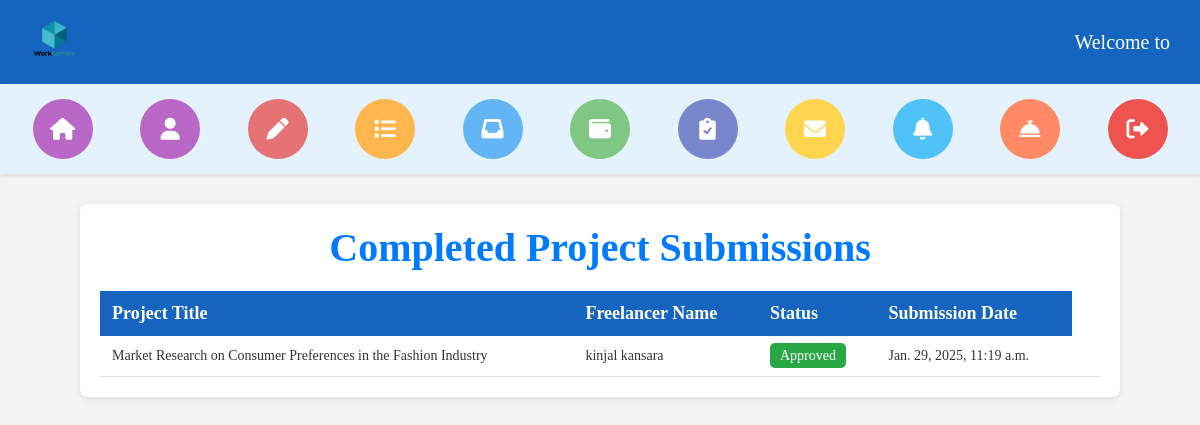
Screenshot of /client/client_submitted_project/ (signed in) with the database file from the repository.
### freelancer/models.py (models this page shows, shortened)
class FreelancerProposal(models.Model):
    DURATION_CHOICES = [
        ('1_day', '1 Day'),
        ('2_days', '2 Days'),
        ('3_days', '3 Days'),
        ('4_days', '4 Days'),
        ('5_days', '5 Days'),
        ('7_days', '7 Days'),
        ('10_days', '10 Days'),
        ('15_days', '15 Days'),
        ('1_month', '1 Month'),
        ('2_months', '2 Months'),
        ('3_months', '3 Months'),
    ]
    client = models.ForeignKey(ClientRegisterLogin, on_delete=models.CASCADE, null=True)
    freelancer = models.ForeignKey(FreelancerRegisterLogin, on_delete=models.CASCADE)
    project = models.ForeignKey(ClientPostProject, on_delete=models.CASCADE)
    title = models.CharField(max_length=200)
    description = models.TextField(editable=False)
    duration = models.CharField(max_length=20, choices=DURATION_CHOICES)
    bid = models.DecimalField(max_digits=10, decimal_places=2)  # Default bid value
    cover_letter = models.TextField()
    attachment = models.FileField(upload_to='attachments/', blank=True, null=True)
    submitted_at = models.DateTimeField(auto_now_add=True)
    status = models.CharField(max_length=10, null=True)

class FreelancerRegisterLogin(models.Model):
    profile = models.ImageField(upload_to='profile_images/')
    first_name = models.CharField(max_length=30)
    last_name = models.CharField(max_length=30)
    username = models.CharField(max_length=30, unique=True)
    email = models.EmailField(unique=True)
    password = models.CharField(max_length=100)
    phone_number = models.CharField(max_length=15)
    skills = models.CharField(max_length=50)
    hourly_rate = models.DecimalField(max_digits=20, decimal_places=2)
    location = models.CharField(max_length=100)
    about_me = models.TextField(null=True, max_length=1000)
    bank_name = models.CharField(max_length=50, null=True, blank=True)  # Bank name
    ifsc_code = models.CharField(max_length=20, null=True, blank=True)  # IFSC code
    account_number = models.CharField(max_length=20, null=True, blank=True)  # Account number

### client/models.py (models this page shows, shortened)
class ClientPostProject(models.Model):
    EXPERIENCE_LEVEL_CHOICES = [
        ('entry', 'Entry Level'),
        ('intermediate', 'Intermediate Level'),
        ('expert', 'Expert Level'),
    ]
    BUDGET_TYPE_CHOICES = [
        ('fixed', 'Fixed Price'),
        ('hourly', 'Hourly'),
    ]
    CATEGORY_CHOICES = [
        ('ai_developement', 'AI Development'),
        ('animation', 'Animation'),
        ('business_strategy', 'Business Strategy'),
        ('content_creation', 'Content Creation'),
        ('contract_drafting', 'Contract Drafting'),
        ('graphic_design', 'Graphic Design'),
        ('legal_consulting', 'Legal Consulting'),
        ('logo_design', 'Logo Design'),
        ('machine_learning', 'Machine Learning'),
        ('market_research', 'Market Research'),
        ('social_media_marketing', 'Social Media Marketing'),
        ('software_development', 'Software Development'),
        ('video_editing', 'Video Editing'),
        ('web_development', 'Web Development'),
        ('music_composition', 'Music Composition'),
        ('lyric_writting', 'Lyric Writing'),
    ]
    client = models.ForeignKey(ClientRegisterLogin, on_delete=models.CASCADE, related_name='projects', null=True)
    title = models.CharField(max_length=255, help_text="Title of the project")
    description = models.TextField(help_text="Detailed description of the project")
    category = models.CharField(max_length=50, choices=CATEGORY_CHOICES, help_text="Project category")
    budget = models.DecimalField(max_digits=20, decimal_places=2, help_text="Project budget (fixed or hourly)")
    budget_type = models.CharField(max_length=10, choices=BUDGET_TYPE_CHOICES, help_text="Budget type")
    deadline = models.DateField(help_text="Deadline for project completion")
    skills_required = models.CharField(max_length=255, help_text="Skills required for the project")
    attachments = models.FileField(upload_to="project_attachments/", blank=True, null=True, help_text="Project-related files")
    photo = models.ImageField(upload_to="project_photos/", blank=True, null=True, help_text="Project-related photo")
    experience_level = models.CharField(max_length=15, choices=EXPERIENCE_LEVEL_CHOICES, help_text="Required experience level for freelancers")
    created_at = models.DateTimeField(auto_now_add=True, help_text="Time when the project was posted")
    status = models.CharField(max_length=10, null=True)

### client/views.py (the view)
# urls.py: path('client_submitted_project/', views.client_submitted_project, name='client_submitted_project'),
def client_submitted_project(request):
    user = request.session.get('logged_user')
    try:
        client = ClientRegisterLogin.objects.get(username=user)
    except ClientRegisterLogin.DoesNotExist:
        return redirect('error_page')
    received_proposals = FreelancerProposal.objects.filter(client=client, status = 'Completed')
    freelancer = FreelancerRegisterLogin.objects.all()
    context = {
        'completed_projects': received_proposals,
        'freelancer' : freelancer
    }
    return render(request, 'client_submitted_project.html', context)

### client/templates/client_submitted_project.html (shortened to what this page needs)
{% extends 'header_2.html' %}
{% block content %}
<div class="container">
    <h2>Completed Project Submissions</h2>
    <table>
        <thead>
            <tr>
                <th>Project Title</th>
                <th>Freelancer Name</th>
                <th>Status</th>
                <th>Submission Date</th>
            </tr>
        </thead>
        <tbody>
            {% for proposal in completed_projects %}
            <tr>
                <td>{{ proposal.project.title }}</td>
                <td>{{ proposal.freelancer.first_name }} {{ proposal.freelancer.last_name }}</td>
                <td>
                    {% if proposal.status == 'pending' %}
                    <span class="badge badge-warning">Pending</span>
                    {% else %}
                    <span class="badge badge-success">Approved</span>
                    {% endif %}
                </td>
                <td>{{ proposal.submitted_at }}</td>
                <td>
                </td>
            </tr>
            {% empty %}
            <tr>
                <td colspan="5" class="text-center">No proposals found.</td>
            </tr>
            {% endfor %}
        </tbody>
    </table>
</div>
{% endblock %}

### client/templates/client_submitted_project.html (style rules this page uses)
.container { max-width: 1000px; margin: 30px auto; padding: 20px; background-color: #fff; box-shadow: 0 2px 10px rgba(0, 0, 0, 0.1); border-radius: 8px; }
h2 { font-size: 40px; font-family: Candara; color: #007bff; font-weight: 700; margin: 0; text-align: center; width: 100%; }
table { width: 100%; border-collapse: collapse; margin-top: 20px; }
table th, table td { padding: 12px; text-align: left; color: #333; font-size: 16px; }
table th { background-color: #1565c0; color: white; font-family: verdana; font-size:18px; }
table td { border-bottom: 1px solid #e0e0e0; font-family: Candara; font-size:14px; }
.badge { padding: 5px 10px; border-radius: 5px; font-size: 14px; font-weight: 500; }
.badge-success { background-color: #28a745; color: #fff; font-family: Candara; font-size:14px; }

### rows the page displays
FreelancerProposal: project "Market Research on Consumer Preferences in the Fashion Industry", freelancer.first_name "kinjal", freelancer.last_name "kansara", status "Approved", submitted_at "Jan. 29, 2025, 11:19 a.m."
